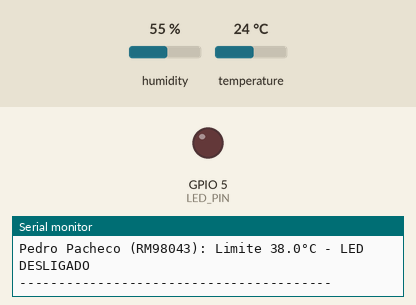
Bench run of a sketch on a simulated ESP32. Shown: output pins drawn as LEDs (lit = HIGH), the last lines printed to the serial monitor. Inputs (shaded band) come from the test bench; at power-on: temperature 24 °C, humidity 55 %. WiFi joins after 1.5 s; servers stay silent unless stated; random numbers use the default seed unless the sketch sets one; no MQTT or app messages arrive unless stated.

Above: at 2.7 s.
2.8 s: temperature set to 29.4 °C
5.2 s: temperature set to 30.5 °C
At 7.2 s:
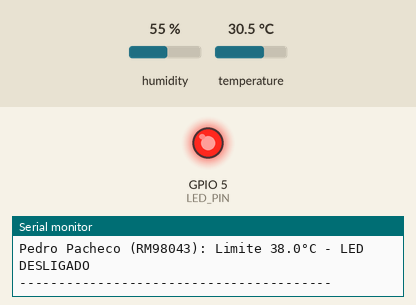
7.5 s: temperature set to 12 °C
At 9.0 s:
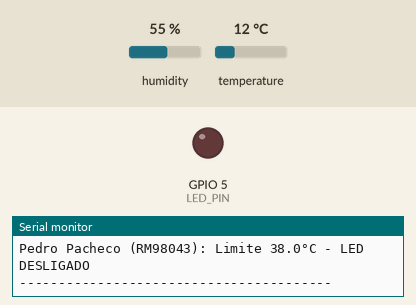
Timing chart, 0 to 10.5 s (numbered marks = the images above; inputs shaded):
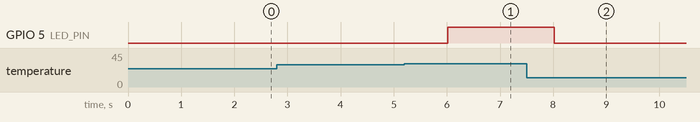

The sketch:

sketch.ino
```cpp
#include <WiFi.h>
#include <PubSubClient.h>
#include <DHTesp.h>

// Definições de pinos
const int DHT_PIN = 15;        // Pino do sensor DHT22
const int LED_PIN = 5;         // Pino do LED (alterado para GPIO5)

// Configurações de rede e MQTT
const char* ssid = "Wokwi-GUEST";
const char* password = "";
const char* mqtt_server = "test.mosquitto.org";

// Estrutura para armazenar informações dos integrantes
struct Integrante {
    const char* nome;
    const char* rm;
    float tempLimite;
    bool ledStatus;
};

// Array com informações dos integrantes
Integrante integrantes[] = {
    {"Nicholas Santos", "RM551809", 30.0, false},
    {"Eduardo Violante", "RM550364", 32.0, false},
    {"Vitor Kubica", "RM98903", 34.0, false},
    {"Beatriz Svestka", "RM551534", 36.0, false},
    {"Pedro Pacheco", "RM98043", 38.0, false}
};

// Objetos para DHT e MQTT
DHTesp dht;
WiFiClient espClient;
PubSubClient client(espClient);
unsigned long lastMsg = 0;

// Função para conectar ao WiFi
void setup_wifi() {
    delay(10);
    Serial.println();
    Serial.print("Conectando-se a ");
    Serial.println(ssid);

    WiFi.mode(WIFI_STA);
    WiFi.begin(ssid, password);

    while (WiFi.status() != WL_CONNECTED) {
        delay(500);
        Serial.print(".");
    }

    Serial.println("");
    Serial.println("WiFi conectado");
    Serial.println("Endereço IP: ");
    Serial.println(WiFi.localIP());
}

// Função callback para mensagens MQTT recebidas
void callback(char* topic, byte* payload, unsigned int length) {
    // Por enquanto não utilizaremos mensagens recebidas
}

// Função para reconectar ao servidor MQTT
void reconnect() {
    while (!client.connected()) {
        Serial.print("Tentando conexão MQTT...");
        String clientId = "ESP32Client-";
        clientId += String(random(0xffff), HEX);

        if (client.connect(clientId.c_str())) {
            Serial.println("Conectado");
            client.publish("/grupo4/status", "Sistema Iniciado");
            client.subscribe("/grupo4/comandos");
        } else {
            Serial.print("Falha, rc=");
            Serial.print(client.state());
            Serial.println(" tentando novamente em 5 segundos");
            delay(5000);
        }
    }
}

void setup() {
    pinMode(LED_PIN, OUTPUT);  // Configura o pino do LED como saída
    Serial.begin(115200);

    // Inicializa conexões
    setup_wifi();
    client.setServer(mqtt_server, 1883);
    client.setCallback(callback);

    // Inicializa sensor DHT22
    dht.setup(DHT_PIN, DHTesp::DHT22);
}

void loop() {
    if (!client.connected()) {
        reconnect();
    }
    client.loop();

    unsigned long now = millis();
    if (now - lastMsg > 2000) {  // Publica a cada 2 segundos
        lastMsg = now;

        // Lê dados do sensor
        TempAndHumidity data = dht.getTempAndHumidity();

        if (!isnan(data.temperature) && !isnan(data.humidity)) {
            // Publica temperatura e umidade
            String temp = String(data.temperature, 2);
            String hum = String(data.humidity, 1);

            client.publish("/grupo4/temperatura", temp.c_str());
            client.publish("/grupo4/umidade", hum.c_str());

            // Verifica limites de temperatura para cada integrante
            for (int i = 0; i < 5; i++) {
                bool novoStatus = (data.temperature >= integrantes[i].tempLimite);

                // Se o status mudou, publica a mudança
                if (novoStatus != integrantes[i].ledStatus) {
                    integrantes[i].ledStatus = novoStatus;
                    String topic = String("/grupo4/led/") + String(integrantes[i].rm);
                    String payload = novoStatus ? "ON" : "OFF";
                    client.publish(topic.c_str(), payload.c_str());
                }
            }

            // Controla o LED físico (usando o primeiro integrante como referência)
            digitalWrite(LED_PIN, integrantes[0].ledStatus ? HIGH : LOW);

            // Log no console serial
            Serial.println("----------------------------------------");
            Serial.printf("Temperatura: %.2f°C\n", data.temperature);
            Serial.printf("Umidade: %.1f%%\n", data.humidity);
            for (int i = 0; i < 5; i++) {
                Serial.printf("%s (%s): Limite %.1f°C - LED %s\n",
                    integrantes[i].nome,
                    integrantes[i].rm,
                    integrantes[i].tempLimite,
                    integrantes[i].ledStatus ? "LIGADO" : "DESLIGADO");
            }
            Serial.println("----------------------------------------");
        }
    }
}
```

Measured:
- the behaviour switches between 29.9 and 30 °C on temperature (found by bisection; images 0 and 1)
- after the input at 5.2 s, GPIO 5 (LED_PIN): LOW → HIGH after 0.82 s
- after the input at 7.5 s, GPIO 5 (LED_PIN): HIGH → LOW after 0.52 s
